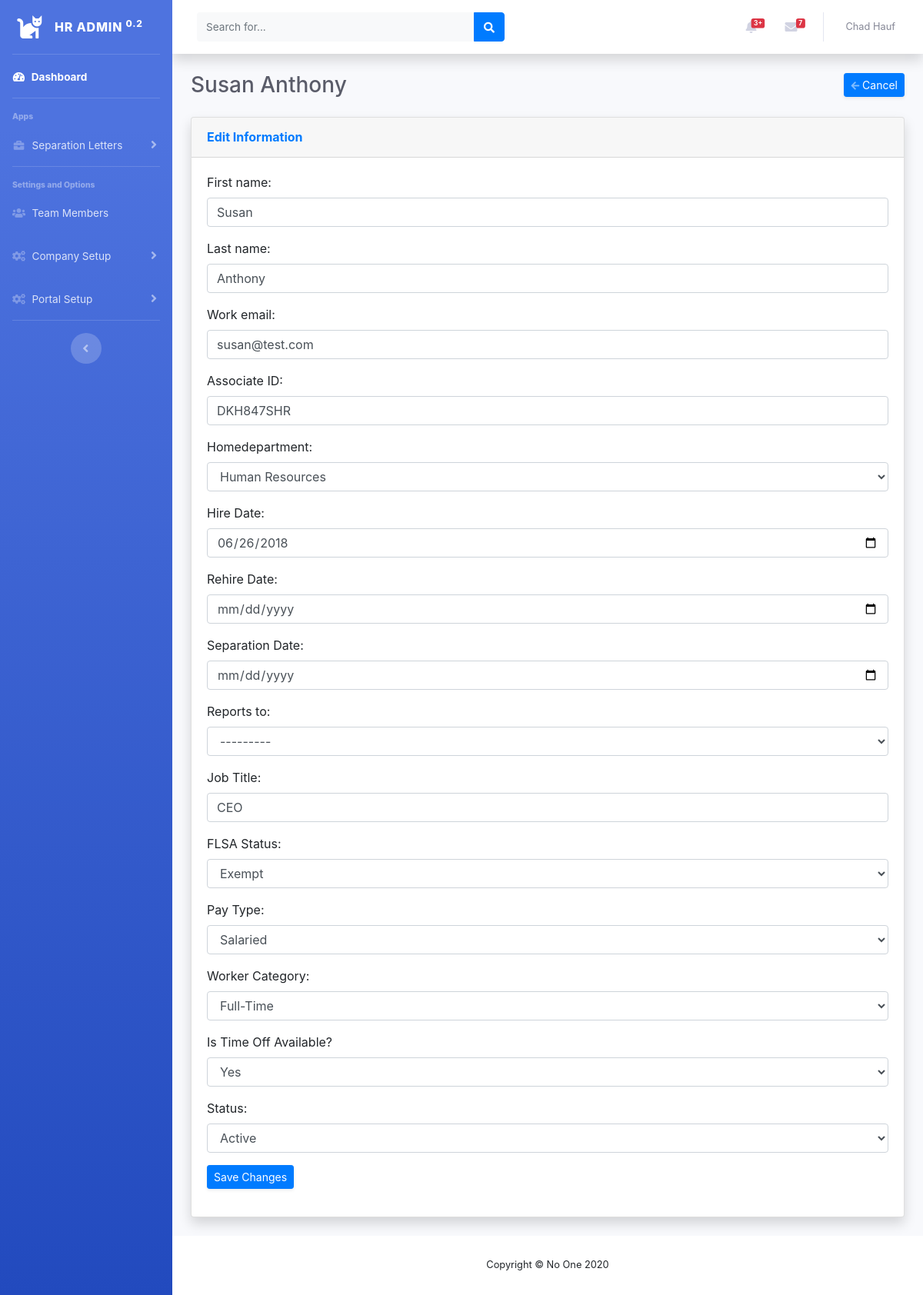
Page /teammembers/1/edit on the committed database.
### hr_web_app/models.py (models this page shows)
class TeamMember(models.Model):
    first_name = models.CharField(max_length=50)
    last_name = models.CharField(max_length=50)
    work_email = models.EmailField()
    associate_id = models.CharField(max_length=9, unique=True, verbose_name='Associate ID')
    homedepartment = models.ForeignKey(HomeDepartment, null=True, blank=False, on_delete=models.PROTECT)
    hire_date = models.DateField(verbose_name='Hire Date')
    rehire_date = models.DateField(null=True, blank=True, verbose_name='Rehire Date')
    separation_date = models.DateField(null=True, blank=True, verbose_name='Separation Date')
    reports_to = models.ForeignKey('self', null=True, blank=True, on_delete=models.PROTECT)
    job_title = models.CharField(max_length=50, verbose_name='Job Title')
    FLSA_LIST = (
        ('e', 'Exempt'),
        ('n', 'Non-Exempt'),
    )
    flsa = models.CharField(
        max_length=1,
        choices=FLSA_LIST,
        verbose_name='FLSA Status',
    )
    PAY_LIST = (
        ('s', 'Salaried'),
        ('h', 'Hourly'),
    )
    pay_type = models.CharField(
        max_length=1,
        choices=PAY_LIST,
        verbose_name='Pay Type',
    )
    WORKER_LIST = (
        ('f', 'Full-Time'),
        ('p', 'Part-Time'),
        ('t', 'Temporary'),
        ('i', 'Intern'),
    )
    worker_category = models.CharField(
        max_length=1,
        choices=WORKER_LIST,
        verbose_name='Worker Category',
    )
    TIME_OFF_LIST = (
        ('Y', 'Yes'),
        ('N', 'No'),
    )
    time_off_available = models.CharField(
        max_length=1,
        choices=TIME_OFF_LIST,
        verbose_name='Is Time Off Available?'
    )
    STATUS_LIST = (
        ('a', 'Active'),
        ('t', 'Terminated'),
    )
    status = models.CharField(
        max_length=1,
        choices=STATUS_LIST,
        default='a',
    )
    class Meta:
        ordering = ['last_name']
    def __str__(self):
        return self.first_name + ' ' + self.last_name

### hr_web_app/views.py (the view)
# urls.py: path('teammembers/<int:team_member_id>/edit', views.edit_team_member, name='edit_team_member'),
def edit_team_member(request, team_member_id):
    team_member = TeamMember.objects.get(id=team_member_id)
    if request.method != 'POST':
        form = TeamMemberForm(instance=team_member)
    else:
        form = TeamMemberForm(instance=team_member, data=request.POST)
        if form.is_valid():
            form.save()
            return redirect('hr_web_app:view_team_member', team_member_id)
    context = {'team_member': team_member, 'form': form}
    return render(request, 'hr_web_app/team_members/edit_team_member.html', context)

### hr_web_app/models.py (called while the page is built)
    def __str__(self):
        return self.name

### hr_web_app/templates/hr_web_app/team_members/edit_team_member.html (shortened to what this page needs)
{% extends "hr_web_app/base.html" %}
{% load static %}
{% block header %}
<div class="d-sm-flex align-items-center justify-content-between mb-4">
    <h1 class="h3 mb-0 text-gray-800">
        {{ team_member.first_name }} {{ team_member.last_name }}
    </h1>
    <a href="{% url 'hr_web_app:view_team_member' team_member.id %}" class="d-none d-sm-inline-block btn btn-sm btn-primary shadow-sm"><i class="fas fa-arrow-left fa-sm text-white-50"></i> Cancel</a>
</div>
{% endblock %}
{% block page_content %}
<div class="card shadow mb-4">
    <div class="card-header py-3">
        <h6 class="m-0 font-weight-bold text-primary">Edit Information</h6>
    </div>
    <div class="card-body">
        <div class="form-group">
            <form action="{% url 'hr_web_app:edit_team_member' team_member.id %}" method="post">
                {{ form.as_p }}
                <button name="submit" class="d-none d-sm-inline-block btn btn-sm btn-primary shadow-sm">Save Changes</button>
            </form>
        </div>
    </div>
</div>
{% endblock %}

### rows in the picture
TeamMember: first_name "Susan", last_name "Anthony", work_email "susan@test.com", associate_id "DKH847SHR", homedepartment "Human Resources", hire_date "06/26/2018", reports_to "---------", job_title "CEO", flsa "Exempt", pay_type "Salaried", worker_category "Full-Time", time_off_available "Yes", status "Active"
